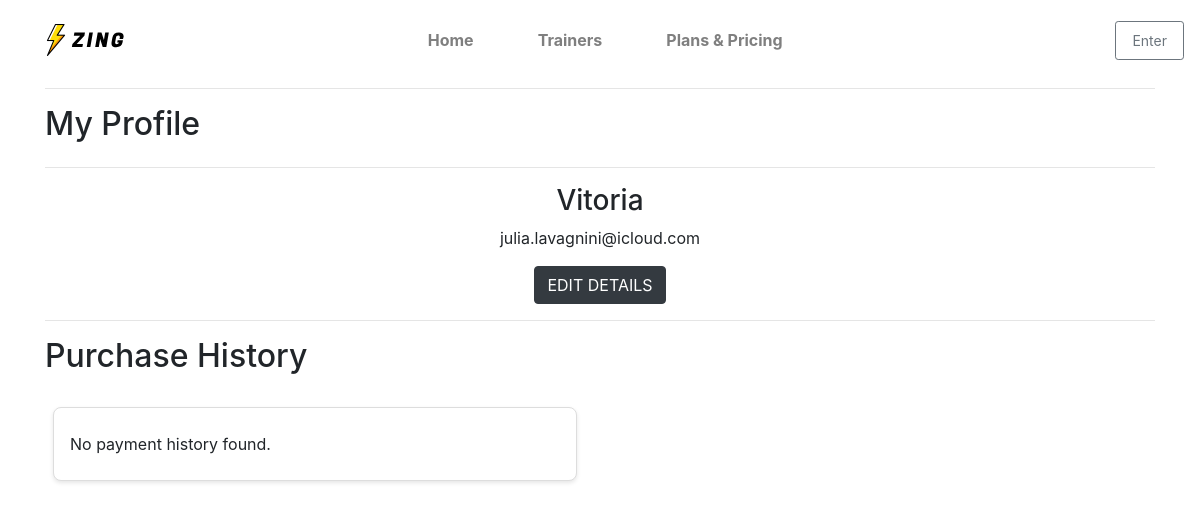
/profile/ (signed in), run on an earlier commit of the app's database.
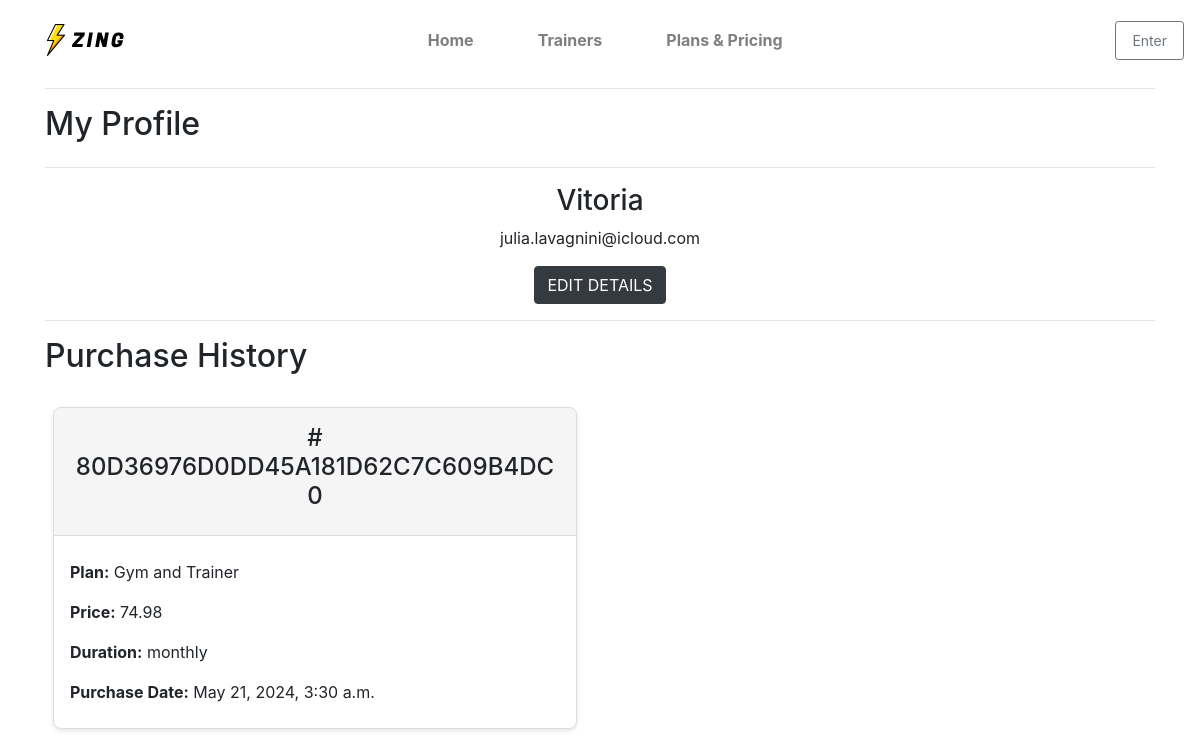
And on a later commit of the database.
### checkout/models.py (models this page shows, shortened)
class Payment(models.Model):
    user = models.ForeignKey(User, on_delete=models.CASCADE)
    plan_name = models.CharField(max_length=100)
    plan_price = models.DecimalField(max_digits=6, decimal_places=2)
    plan_duration = models.CharField(max_length=20)
    payment_date = models.DateTimeField(default=timezone.now)
    payment_reference = models.CharField(max_length=32, null=False, editable=False)
    email = models.EmailField(null=True, blank=True)
    country = CountryField(blank_label='Country', null=False, blank=False)
    postcode = models.CharField(max_length=20, null=True, blank=True)
    town_or_city = models.CharField(max_length=40, null=False, blank=False)
    street_address1 = models.CharField(max_length=80, null=False, blank=False)
    street_address2 = models.CharField(max_length=80, null=True, blank=True)
    county = models.CharField(max_length=80, null=True, blank=True)

### profiles/views.py (the view)
# urls.py: path('profile/', include('profiles.urls')),
@login_required
def profile(request):
    profile, created = UserProfile.objects.get_or_create(user=request.user)
    if request.method == 'POST':
        form = UserProfileForm(request.POST, instance=profile)
        if form.is_valid():
            form.save()
            messages.success(request, 'Profile updated successfully')
            return redirect('profile')
        else:
            messages.error(request, 'Update failed. Please ensure the form is valid.')
    else:
        form = UserProfileForm(instance=profile, initial={'username': request.user.username})
    payments = Payment.objects.filter(user=request.user).order_by('-payment_date')
    template = 'profile/profile.html'
    context = {
        'form': form,
        'payments': payments,
    }
    return render(request, template, context)

### profiles/templates/profile/profile.html (shortened to what this page needs)
{% extends "base.html" %}
{% load static %}
{% block extra_css %}
    <link rel="stylesheet" href="{% static 'profile/css/profile.css' %}">
{% endblock %}
{% block content %}
    <div class="container">
        <div class="row">
            <div class="col">
                <hr>
                <h2 class="logo-font mb-4">My Profile</h2>
                <hr>
            </div>
        </div>
        <div class="row">
          <div class="col-12 text-center">
            <h3 >{{ user.username }}</h3>
            <p>{{ user.email }}</p>
            <button id="edit-details-btn" class="btn btn-dark text-uppercase float-center">Edit Details</button>
          </div>
        </div>
        <hr>
        <h2>Purchase History</h2>
        <div class="row">
            <div class="col-6 col-lg-6 mt-3">
                {% for payment in payments %}
                <div class="card">
                    <div class="card-header">
                        <h3># {{ payment.payment_reference }}</h3>
                    </div>
                    <div class="card-body">
                        <p><strong>Plan:</strong> {{ payment.plan_name }}</p>
                        <p><strong>Price:</strong> {{ payment.plan_price }}</p>
                        <p><strong>Duration:</strong> {{ payment.plan_duration }}</p>
                        <p><strong>Purchase Date:</strong> {{ payment.payment_date }}</p>
                    </div>
                </div>
                {% empty %}
                <div class="card">
                    <div class="card-body">
                        <p>No payment history found.</p>
                    </div>
                </div>
                {% endfor %}
            </div>
        </div>
    </div>
{% endblock %}

What changed in the data, as far as the page shows it:
added Payment: payment_reference "80D36976D0DD45A181D62C7C609B4DC0", plan_name "Gym and Trainer", plan_price "74.98", plan_duration "monthly", payment_date "May 21, 2024, 3:30 a.m."
Also different on the page:
text no longer shown: "No payment history found."
